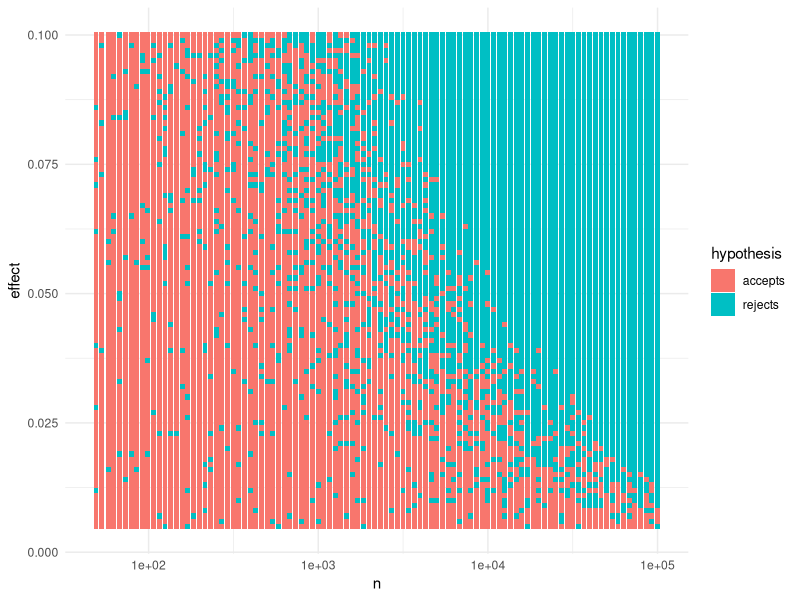

Reproduce this figure in R.
## ---- chunk 1
# Libraries

library(dplyr)
library(purrr)
library(ggplot2)

theme_set(theme_minimal())
## ---- chunk 2
# Given sample size n and effect, compute the p-value of 
# t-test generating the respective samples
t_test_value <- function(n, effect) {
  t.test(rnorm(n), rnorm(n, effect))$p.value
}

# Surprisingly logarithmic sequences don't exist in base R
lseq <- function(from, to, length.out) {
  # logarithmic spaced sequence
  # blatantly stolen from library("emdbook"), because need only this
  exp(seq(log(from), log(to), length.out = length.out))
}
## ---- chunk 3
# Experiment 

# Create pairs of samples sizes and effects
results_tbl <- expand.grid(
  as.integer(lseq(50, 1e5, 100)),
  5:100 * 0.001
)
names(results_tbl) <- c("n", "effect")

# We make use of the elegant purrr
# to apply the funciton in the grid
results_tbl$p_values <- map2_dbl(
  .x = results_tbl$n,
  .y = results_tbl$effect,
  t_test_value
  )

results_tbl$hypothesis <- if_else(
  results_tbl$p_values < 0.05, 
  'rejects', 
  'accepts'
  )
## ---- chunk 4
# Plot
ggplot(results_tbl, aes(x = n, y = effect, fill = hypothesis)) + 
  geom_tile() + 
  scale_x_log10()

